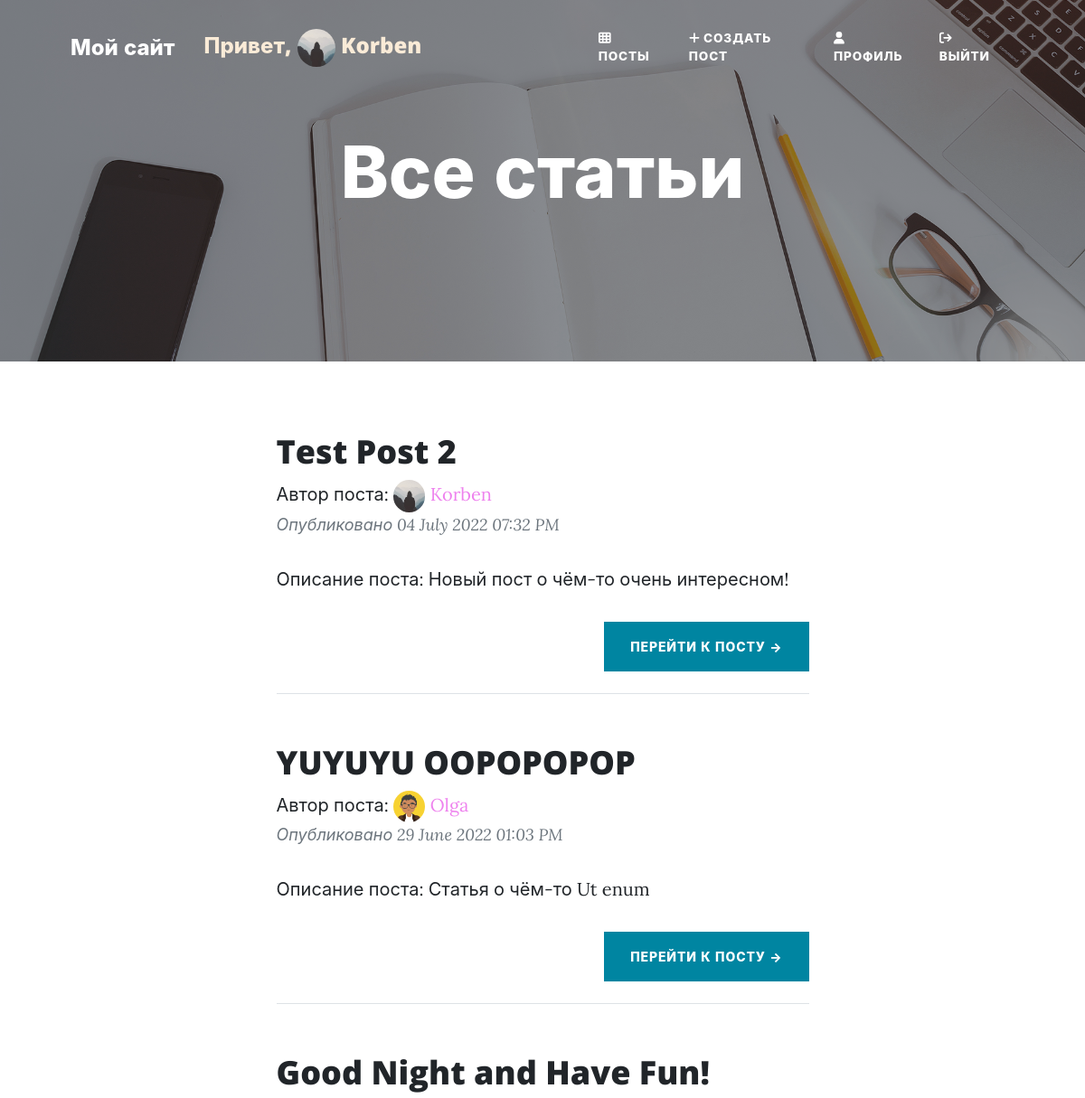
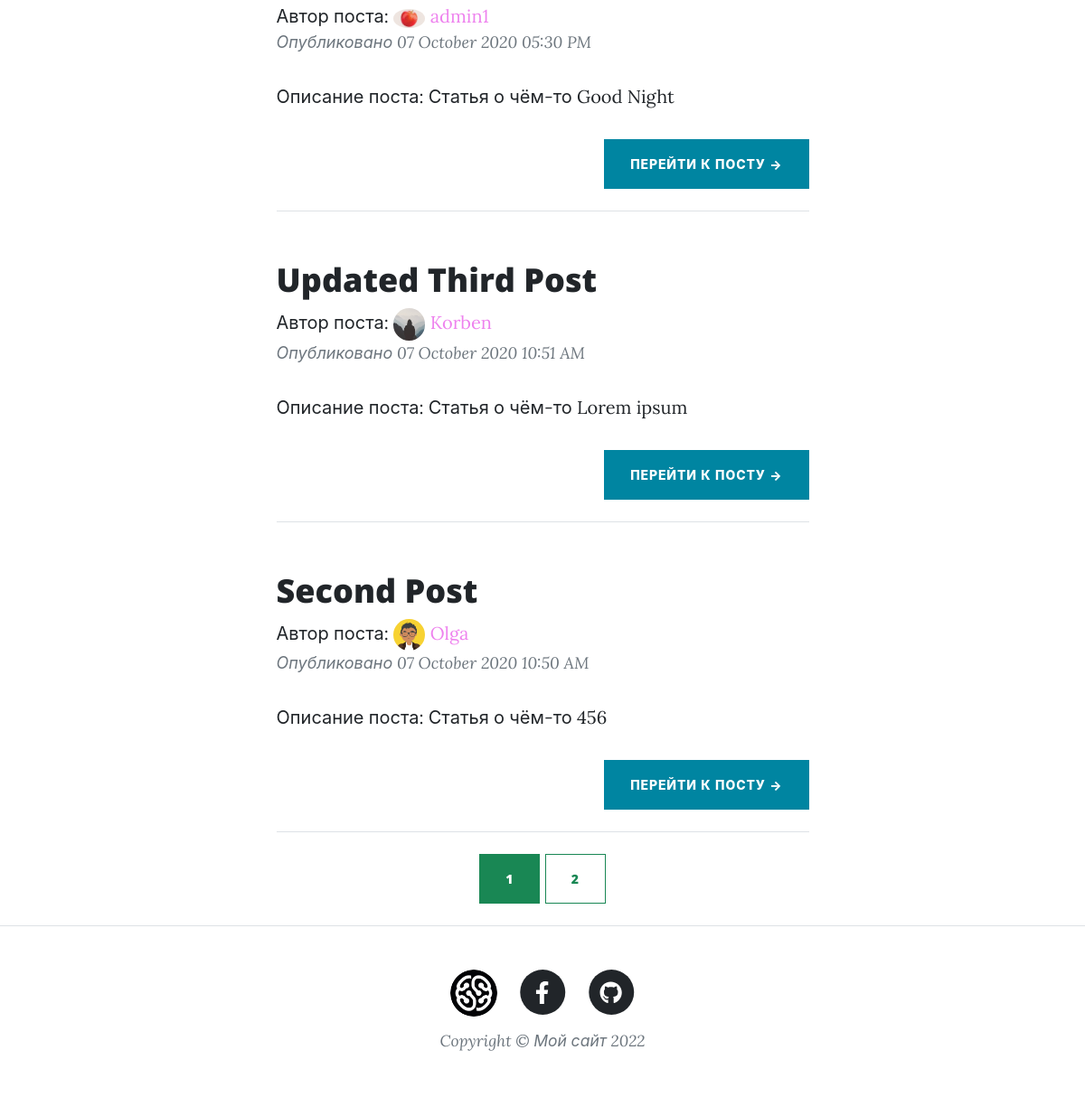
The page /allpost (signed in) on the database its author committed (2 pictures, top to bottom).
### first_flask_project/models.py (models this page shows, shortened)
class User(db.Model, UserMixin):
    id = db.Column(db.Integer, primary_key=True)
    username = db.Column(db.String(30), unique=True, nullable=False)
    email = db.Column(db.String(120), unique=True, nullable=False)
    avatar_image = db.Column(db.String(30), nullable=False,
                             default='default.png')
    password = db.Column(db.String(60), nullable=False)
    posts = db.relationship('Post', backref='author', lazy=True)

class Post(db.Model):
    id = db.Column(db.Integer, primary_key=True)
    title = db.Column(db.String(150), nullable=False)
    created = db.Column(db.DateTime, nullable=False, default=datetime.utcnow)
    description = db.Column(db.Text, nullable=False)
    content = db.Column(db.Text, nullable=False)
    comments = db.relationship('Comment', backref='title', lazy='dynamic')
    user_id = db.Column(db.Integer, db.ForeignKey('user.id'), nullable=False)
    image_file = db.Column(db.String(30), nullable=False,
                           default='default.png')

### first_flask_project/posts/routes.py (the view)
@posts.route("/allpost")
@login_required
def allpost():
    page = request.args.get('page', 1, type=int)
    posts = Post.query.order_by(Post.created.desc()).paginate(
        page=page, per_page=5)
    return render_template('allpost.html', posts=posts)

### first_flask_project/models.py (called while the page is built)
@login_manager.user_loader
def load_user(user_id):
    return User.query.get(int(user_id))

### first_flask_project/templates/allpost.html (shortened to what this page needs)
{% extends "index.html" %}
{% block header %}
    {% include 'includes/header_allpost.html' %}
{% endblock header %}
{% block content %}
    {% include 'includes/allposts_main.html' %}
{% endblock content %}

### first_flask_project/templates/includes/navbar.html (shortened to what this page needs)
<nav class="navbar navbar-expand-lg navbar-light" id="mainNav">
    <div class="container px-4 px-lg-5">
        <a class="navbar-brand" href="/home">Мой сайт</a>
        {% if current_user.is_authenticated %}
            <h4 style="margin-top: 10px; color: antiquewhite;">
                Привет, <img class="rounded-circle account-img"
                                     src="{{ url_for('static', filename='profile_pics/' + current_user.avatar_image) }}"
                                     style="width: 10%;">
                {{ current_user.username }}
            </h4>
        {% endif %}
        <div class="collapse navbar-collapse" id="navbarResponsive">
            <ul class="navbar-nav ms-auto py-4 py-lg-0">
                {% if current_user.is_authenticated %}
                    <li class="nav-item">
                        <a class="nav-link px-lg-3 py-3 py-lg-4"
                           href="{{url_for('posts.allpost') }}"
                           style="font-size: 0.85rem;">
                            <i class="fa fa-th"></i>
                            Посты
                        </a>
                    </li>
                    <li class="nav-item">
                        <a class="nav-link px-lg-3 py-3 py-lg-4"
                           href="{{url_for('posts.new_post') }}"
                           style="font-size: 0.85rem;">
                            <i class="fa fa-plus"></i>
                            Создать пост
                        </a>
                    </li>
                    <li class="nav-item">
                        <a class="nav-link px-lg-3 py-3 py-lg-4"
                           href="{{url_for('users.account') }}"
                           style="font-size: 0.85rem;">
                            <i class="fa fa-user"></i>
                            Профиль
                        </a>
                    </li>
                    <li class="nav-item">
                        <a class="nav-link px-lg-3 py-3 py-lg-4"
                           href="{{ url_for('users.logout') }}"
                           style="font-size: 0.85rem;">
                            <i class="fa fa-sign-out"></i>
                            Выйти
                        </a>
                    </li>
                {% endif %}
            </ul>
        </div>
    </div>
</nav>

### first_flask_project/templates/includes/allposts_main.html
{% for post in posts.items %}
    <div class="container px-4 px-lg-5">
        <div class="row gx-4 gx-lg-5 justify-content-center">
            <div class="col-md-10 col-lg-8 col-xl-7">
                <div class="post-preview">
                    <a href="{{ url_for('posts.post', post_id=post.id) }}">
                        <h2 class="post-title">
                            {{ post.title }}
                        </h2>
                    </a>
                    <div class="media">
                        <div class="media-body">
                            Автор поста:
                            <img class="rounded-circle account-img"
                                     src="{{ url_for('static', filename='profile_pics/' + post.author.avatar_image) }}"
                                     style="width: 6%;">
                            <a href="{{ url_for('users.user_posts', username=post.author.username) }}"
                               style="color: violet;">
                                {{ post.author.username }}
                            </a>
                        </div>
                    </div>
                    <p class="post-meta">
                        Опубликовано
                        {{ post.created.strftime('%d %B %Y %I:%M %p') }}
                    </p>
                    <p>Описание поста: {{ post.description }}</p>
                </div>
                <div class="d-flex justify-content-end mb-4">
                    <a class="btn btn-primary text-uppercase"
                       href="{{ url_for('posts.post', post_id=post.id) }}">
                        Перейти к посту →
                    </a>
                </div>
                <hr class="my-4" />
            </div>
        </div>
    </div>
{% endfor %}
<div class="container">
    <div style="text-align: center;">
        {% for page_num in posts.iter_pages(left_edge=1, right_edge=1, left_current=1, right_current=2) %}
            {% if page_num %}
                {% if posts.page == page_num %}
                    <a class="btn btn-success mb-4"
                       href="{{ url_for('posts.allpost', page=page_num) }}">
                        {{ page_num }}
                    </a>
                {% else %}
                    <a class="btn btn-outline-success mb-4"
                       href="{{ url_for('posts.allpost', page=page_num) }}">
                        {{ page_num }}
                    </a>
                {% endif %}
            {% else %}
                ...
            {% endif %}
        {% endfor %}
    </div>
</div>

### rows shown on the page
User: avatar_image (picture), username "Korben"
Post: title "Test Post 2", avatar_image (picture), author.username "Korben", created "04 July 2022 07:32 PM", description "Новый пост о чём-то очень интересном!"
Post: title "YUYUYU OOPOPOPOP", avatar_image (placeholder picture), author.username "Olga", created "29 June 2022 01:03 PM", description "Статья о чём-то Ut enum"
Post: title "Good Night and Have Fun!", avatar_image (picture), author.username "admin1", created "07 October 2020 05:30 PM", description "Статья о чём-то Good Night"
Post: title "Updated Third Post", avatar_image (picture), author.username "Korben", created "07 October 2020 10:51 AM", description "Статья о чём-то Lorem ipsum"
Post: title "Second Post", avatar_image (placeholder picture), author.username "Olga", created "07 October 2020 10:50 AM", description "Статья о чём-то 456"

### other values the page prints
{{ page_num }} "1"
{{ page_num }} "2"
